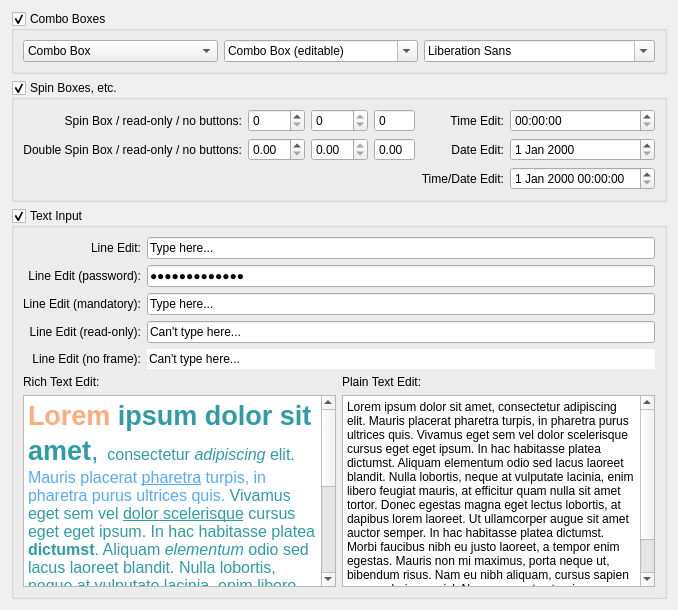
      <widget class="QWidget" name="tab_3">
       <attribute name="title">
        <string>Input Widgets</string>
       </attribute>
       <layout class="QVBoxLayout" name="verticalLayout_8">
        <item>
         <widget class="QGroupBox" name="groupBox_5">
          <property name="title">
           <string>Combo Boxes</string>
          </property>
          <property name="checkable">
           <bool>true</bool>
          </property>
          <layout class="QHBoxLayout" name="horizontalLayout_2">
           <item>
            <widget class="QComboBox" name="comboBox">
             <item>
              <property name="text">
               <string>Combo Box</string>
              </property>
             </item>
             <item>
              <property name="text">
               <string>New Item 1</string>
              </property>
             </item>
             <item>
              <property name="text">
               <string>New Item 2</string>
              </property>
             </item>
             <item>
              <property name="text">
               <string>New Item 3</string>
              </property>
             </item>
             <item>
              <property name="text">
               <string>New Item 4</string>
              </property>
             </item>
             <item>
              <property name="text">
               <string>New Item 5</string>
              </property>
             </item>
            </widget>
           </item>
           <item>
            <widget class="QComboBox" name="comboBox_2">
             <property name="editable">
              <bool>true</bool>
             </property>
             <item>
              <property name="text">
               <string>Combo Box (editable)</string>
              </property>
             </item>
             <item>
              <property name="text">
               <string>Item 1</string>
              </property>
             </item>
             <item>
              <property name="text">
               <string>Item 2</string>
              </property>
             </item>
             <item>
              <property name="text">
               <string>Item 3</string>
              </property>
             </item>
             <item>
              <property name="text">
               <string>Item 4</string>
              </property>
             </item>
             <item>
              <property name="text">
               <string>Item 5</string>
              </property>
             </item>
            </widget>
           </item>
           <item>
            <widget class="QFontComboBox" name="fontComboBox"/>
           </item>
          </layout>
         </widget>
        </item>
        <item>
         <widget class="QGroupBox" name="groupBox_6">
          <property name="title">
           <string>Spin Boxes, etc.</string>
          </property>
          <property name="checkable">
           <bool>true</bool>
          </property>
          <layout class="QGridLayout" name="gridLayout_3">
           <item row="1" column="2">
            <widget class="QDoubleSpinBox" name="doubleSpinBox_2">
             <property name="readOnly">
              <bool>true</bool>
             </property>
            </widget>
           </item>
           <item row="2" column="5">
            <widget class="QDateTimeEdit" name="dateTimeEdit"/>
           </item>
           <item row="0" column="2">
            <widget class="QSpinBox" name="spinBox_3">
             <property name="readOnly">
              <bool>true</bool>
             </property>
            </widget>
           </item>
           <item row="1" column="5">
            <widget class="QDateEdit" name="dateEdit"/>
           </item>
           <item row="0" column="0">
            <widget class="QLabel" name="label_4">
             <property name="text">
              <string>Spin Box / read-only / no buttons:</string>
             </property>
             <property name="alignment">
              <set>Qt::AlignRight|Qt::AlignTrailing|Qt::AlignVCenter</set>
             </property>
            </widget>
           </item>
           <item row="1" column="1">
            <widget class="QDoubleSpinBox" name="doubleSpinBox"/>
           </item>
           <item row="2" column="4">
            <widget class="QLabel" name="label_8">
             <property name="text">
              <string>Time/Date Edit:</string>
             </property>
             <property name="alignment">
              <set>Qt::AlignRight|Qt::AlignTrailing|Qt::AlignVCenter</set>
             </property>
            </widget>
           </item>
           <item row="0" column="5">
            <widget class="QTimeEdit" name="timeEdit"/>
           </item>
           <item row="0" column="4">
            <widget class="QLabel" name="label_6">
             <property name="text">
              <string>Time Edit:</string>
             </property>
             <property name="alignment">
              <set>Qt::AlignRight|Qt::AlignTrailing|Qt::AlignVCenter</set>
             </property>
            </widget>
           </item>
           <item row="0" column="1">
            <widget class="QSpinBox" name="spinBox"/>
           </item>
           <item row="1" column="0">
            <widget class="QLabel" name="label_5">
             <property name="text">
              <string>Double Spin Box / read-only / no buttons:</string>
             </property>
             <property name="alignment">
              <set>Qt::AlignRight|Qt::AlignTrailing|Qt::AlignVCenter</set>
             </property>
            </widget>
           </item>
           <item row="1" column="4">
            <widget class="QLabel" name="label_7">
             <property name="text">
              <string>Date Edit:</string>
             </property>
             <property name="alignment">
              <set>Qt::AlignRight|Qt::AlignTrailing|Qt::AlignVCenter</set>
             </property>
            </widget>
           </item>
           <item row="1" column="3">
            <widget class="QDoubleSpinBox" name="doubleSpinBox_3">
             <property name="buttonSymbols">
              <enum>QAbstractSpinBox::NoButtons</enum>
             </property>
            </widget>
           </item>
           <item row="0" column="3">
            <widget class="QSpinBox" name="spinBox_4">
             <property name="buttonSymbols">
              <enum>QAbstractSpinBox::NoButtons</enum>
             </property>
            </widget>
           </item>
          </layout>
         </widget>
        </item>
        <item>
         <widget class="QGroupBox" name="groupBox_7">
          <property name="title">
           <string>Text Input</string>
          </property>
          <property name="checkable">
           <bool>true</bool>
          </property>
          <layout class="QVBoxLayout" name="verticalLayout_7">
           <item>
            <widget class="QFrame" name="frame">
             <property name="frameShape">
              <enum>QFrame::NoFrame</enum>
             </property>
             <property name="frameShadow">
              <enum>QFrame::Raised</enum>
             </property>
             <layout class="QGridLayout" name="gridLayout_5">
              <property name="margin">
               <number>0</number>
              </property>
              <item row="0" column="1">
               <widget class="QLineEdit" name="lineEdit">
                <property name="text">
                 <string>Type here...</string>
                </property>
               </widget>
              </item>
              <item row="1" column="1">
               <widget class="QLineEdit" name="lineEdit_5">
                <property name="text">
                 <string>Type here....</string>
                </property>
                <property name="echoMode">
                 <enum>QLineEdit::Password</enum>
                </property>
               </widget>
              </item>
              <item row="4" column="0">
               <widget class="QLabel" name="label_14">
                <property name="text">
                 <string>Line Edit (no frame):</string>
                </property>
                <property name="alignment">
                 <set>Qt::AlignRight|Qt::AlignTrailing|Qt::AlignVCenter</set>
                </property>
               </widget>
              </item>
              <item row="3" column="1">
               <widget class="QLineEdit" name="lineEdit_3">
                <property name="text">
                 <string>Can't type here...</string>
                </property>
                <property name="frame">
                 <bool>true</bool>
                </property>
                <property name="readOnly">
                 <bool>true</bool>
                </property>
                <property name="mandatoryField" stdset="0">
                 <bool>false</bool>
                </property>
               </widget>
              </item>
              <item row="1" column="0">
               <widget class="QLabel" name="label_15">
                <property name="text">
                 <string>Line Edit (password):</string>
                </property>
                <property name="alignment">
                 <set>Qt::AlignRight|Qt::AlignTrailing|Qt::AlignVCenter</set>
                </property>
               </widget>
              </item>
              <item row="3" column="0">
               <widget class="QLabel" name="label_13">
                <property name="text">
                 <string>Line Edit (read-only):</string>
                </property>
                <property name="alignment">
                 <set>Qt::AlignRight|Qt::AlignTrailing|Qt::AlignVCenter</set>
                </property>
               </widget>
              </item>
              <item row="4" column="1">
               <widget class="QLineEdit" name="lineEdit_4">
                <property name="text">
                 <string>Can't type here...</string>
                </property>
                <property name="frame">
                 <bool>false</bool>
                </property>
                <property name="readOnly">
                 <bool>true</bool>
                </property>
                <property name="mandatoryField" stdset="0">
                 <bool>false</bool>
                </property>
               </widget>
              </item>
              <item row="0" column="0">
               <widget class="QLabel" name="label_9">
                <property name="text">
                 <string>Line Edit:</string>
                </property>
                <property name="alignment">
                 <set>Qt::AlignRight|Qt::AlignTrailing|Qt::AlignVCenter</set>
                </property>
               </widget>
              </item>
              <item row="2" column="0">
               <widget class="QLabel" name="label_12">
                <property name="text">
                 <string>Line Edit (mandatory):</string>
                </property>
                <property name="alignment">
                 <set>Qt::AlignRight|Qt::AlignTrailing|Qt::AlignVCenter</set>
                </property>
               </widget>
              </item>
              <item row="2" column="1">
               <widget class="QLineEdit" name="lineEdit_2">
                <property name="text">
                 <string>Type here...</string>
                </property>
                <property name="frame">
                 <bool>true</bool>
                </property>
                <property name="mandatoryField" stdset="0">
                 <bool>true</bool>
                </property>
               </widget>
              </item>
             </layout>
            </widget>
           </item>
           <item>
            <widget class="QFrame" name="frame_2">
             <property name="frameShape">
              <enum>QFrame::NoFrame</enum>
             </property>
             <property name="frameShadow">
              <enum>QFrame::Raised</enum>
             </property>
             <layout class="QGridLayout" name="gridLayout_4">
              <property name="margin">
               <number>0</number>
              </property>
              <item row="0" column="1">
               <widget class="QLabel" name="label_10">
                <property name="text">
                 <string>Plain Text Edit:</string>
                </property>
               </widget>
              </item>
              <item row="0" column="0">
               <widget class="QLabel" name="label_11">
                <property name="text">
                 <string>Rich Text Edit:</string>
                </property>
               </widget>
              </item>
              <item row="1" column="0">
               <widget class="QTextEdit" name="textEdit">
                <property name="html">
                 <string>&lt;!DOCTYPE HTML PUBLIC &quot;-//W3C//DTD HTML 4.0//EN&quot; &quot;http://www.w3.org/TR/REC-html40/strict.dtd&quot;&gt;
&lt;html&gt;&lt;head&gt;&lt;meta name=&quot;qrichtext&quot; content=&quot;1&quot; /&gt;&lt;style type=&quot;text/css&quot;&gt;
p, li { white-space: pre-wrap; }
&lt;/style&gt;&lt;/head&gt;&lt;body style=&quot; font-family:'MS Shell Dlg 2'; font-size:8.25pt; font-weight:400; font-style:normal;&quot;&gt;
&lt;p style=&quot; margin-top:12px; margin-bottom:12px; margin-left:0px; margin-right:0px; -qt-block-indent:0; text-indent:0px;&quot;&gt;&lt;span style=&quot; font-family:'Arial,Helvetica,sans'; font-size:20pt; font-weight:600; color:#ffaa7f;&quot;&gt;Lorem&lt;/span&gt;&lt;span style=&quot; font-family:'Arial,Helvetica,sans'; font-size:20pt; font-weight:600; color:#2f9ca5;&quot;&gt; ipsum dolor sit amet&lt;/span&gt;&lt;span style=&quot; font-family:'Arial,Helvetica,sans'; font-size:20pt; color:#2f9ca5;&quot;&gt;,&lt;/span&gt;&lt;span style=&quot; font-family:'Arial,Helvetica,sans'; font-size:24pt; color:#2f9ca5;&quot;&gt; &lt;/span&gt;&lt;span style=&quot; font-family:'Arial,Helvetica,sans'; font-size:12pt; color:#2f9ca5;&quot;&gt;consectetur &lt;/span&gt;&lt;span style=&quot; font-family:'Arial,Helvetica,sans'; font-size:12pt; font-style:italic; color:#2f9ca5;&quot;&gt;adipiscing&lt;/span&gt;&lt;span style=&quot; font-family:'Arial,Helvetica,sans'; font-size:12pt; color:#2f9ca5;&quot;&gt; elit. &lt;/span&gt;&lt;span style=&quot; font-family:'Arial,Helvetica,sans'; font-size:12pt; color:#55aaff;&quot;&gt;Mauris placerat &lt;/span&gt;&lt;span style=&quot; font-family:'Arial,Helvetica,sans'; font-size:12pt; text-decoration: underline; color:#55aaff;&quot;&gt;pharetra&lt;/span&gt;&lt;span style=&quot; font-family:'Arial,Helvetica,sans'; font-size:12pt; color:#55aaff;&quot;&gt; turpis, in pharetra purus ultrices quis.&lt;/span&gt;&lt;span style=&quot; font-family:'Arial,Helvetica,sans'; font-size:12pt; color:#2f9ca5;&quot;&gt; Vivamus eget sem vel &lt;/span&gt;&lt;span style=&quot; font-family:'Arial,Helvetica,sans'; font-size:12pt; text-decoration: underline; color:#2f9ca5;&quot;&gt;dolor scelerisque&lt;/span&gt;&lt;span style=&quot; font-family:'Arial,Helvetica,sans'; font-size:12pt; color:#2f9ca5;&quot;&gt; cursus eget eget ipsum. In hac habitasse platea &lt;/span&gt;&lt;span style=&quot; font-family:'Arial,Helvetica,sans'; font-size:12pt; font-weight:600; color:#2f9ca5;&quot;&gt;dictumst&lt;/span&gt;&lt;span style=&quot; font-family:'Arial,Helvetica,sans'; font-size:12pt; color:#2f9ca5;&quot;&gt;. Aliquam &lt;/span&gt;&lt;span style=&quot; font-family:'Arial,Helvetica,sans'; font-size:12pt; font-style:italic; color:#2f9ca5;&quot;&gt;elementum&lt;/span&gt;&lt;span style=&quot; font-family:'Arial,Helvetica,sans'; font-size:12pt; color:#2f9ca5;&quot;&gt; odio sed lacus laoreet blandit. Nulla lobortis, neque at vulputate lacinia, enim libero feugiat mauris, at efficitur quam nulla sit amet tortor. Donec egestas magna eget lectus lobortis, at dapibus lorem laoreet. Ut ullamcorper augue sit amet auctor semper. In hac habitasse platea dictumst. Morbi faucibus nibh eu justo laoreet, a tempor enim egestas. Mauris non mi &lt;/span&gt;&lt;span style=&quot; font-family:'Arial,Helvetica,sans'; font-size:12pt; text-decoration: underline; color:#2f9ca5;&quot;&gt;maximus&lt;/span&gt;&lt;span style=&quot; font-family:'Arial,Helvetica,sans'; font-size:12pt; color:#2f9ca5;&quot;&gt;, porta neque ut, bibendum risus. Nam eu nibh aliquam, cursus sapien nec, scelerisque nisl. Nam ac egestas turpis, ac gravida elit.&lt;/span&gt;&lt;/p&gt;&lt;/body&gt;&lt;/html&gt;</string>
                </property>
               </widget>
              </item>
              <item row="1" column="1">
               <widget class="QPlainTextEdit" name="plainTextEdit">
                <property name="readOnly">
                 <bool>false</bool>
                </property>
                <property name="plainText">
                 <string>Lorem ipsum dolor sit amet, consectetur adipiscing elit. Mauris placerat pharetra turpis, in pharetra purus ultrices quis. Vivamus eget sem vel dolor scelerisque cursus eget eget ipsum. In hac habitasse platea dictumst. Aliquam elementum odio sed lacus laoreet blandit. Nulla lobortis, neque at vulputate lacinia, enim libero feugiat mauris, at efficitur quam nulla sit amet tortor. Donec egestas magna eget lectus lobortis, at dapibus lorem laoreet. Ut ullamcorper augue sit amet auctor semper. In hac habitasse platea dictumst. Morbi faucibus nibh eu justo laoreet, a tempor enim egestas. Mauris non mi maximus, porta neque ut, bibendum risus. Nam eu nibh aliquam, cursus sapien nec, scelerisque nisl. Nam ac egestas turpis, ac gravida elit.</string>
                </property>
               </widget>
              </item>
             </layout>
            </widget>
           </item>
          </layout>
         </widget>
        </item>
       </layout>
      </widget>
